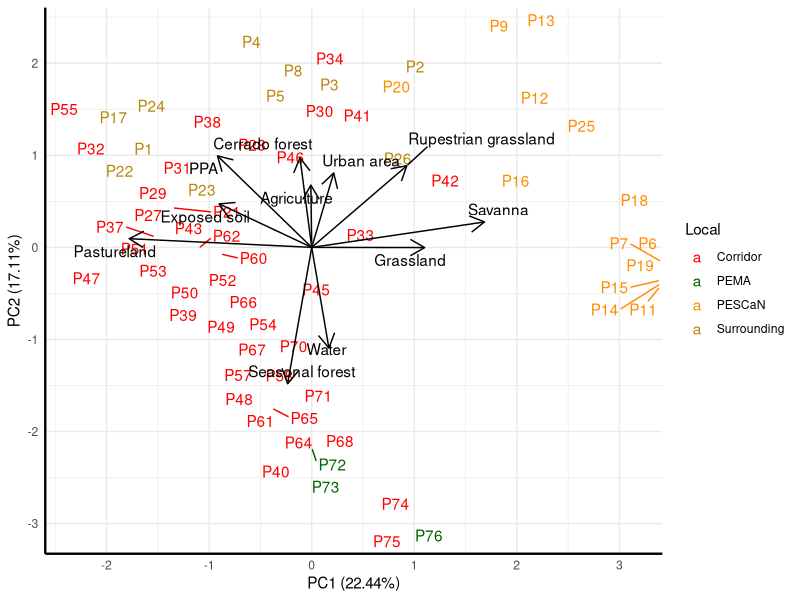
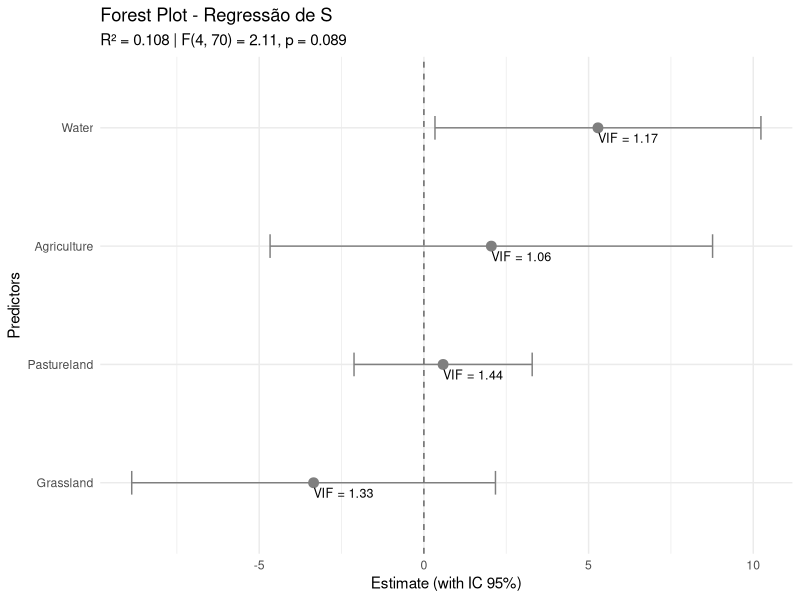
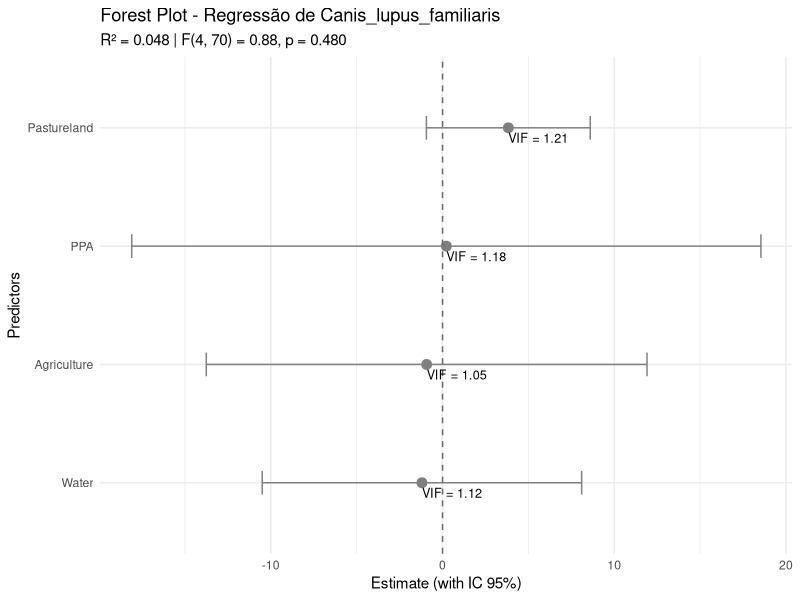
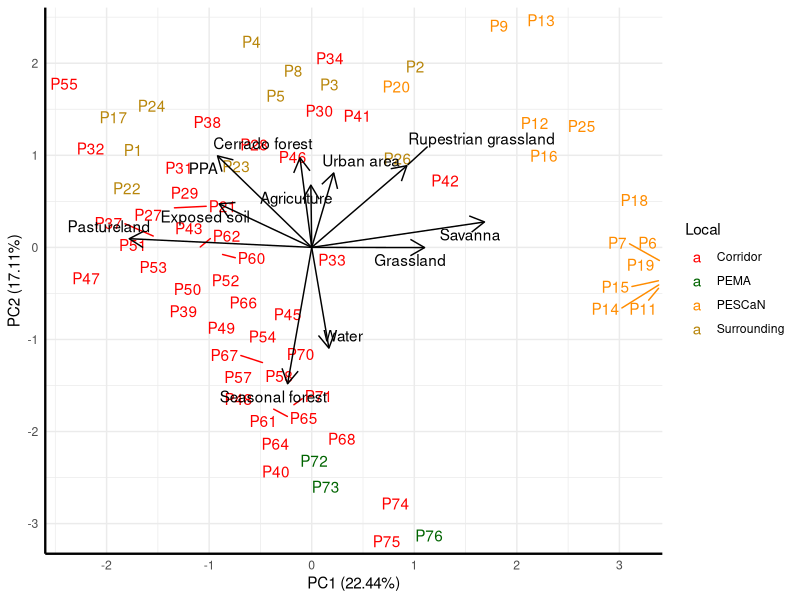
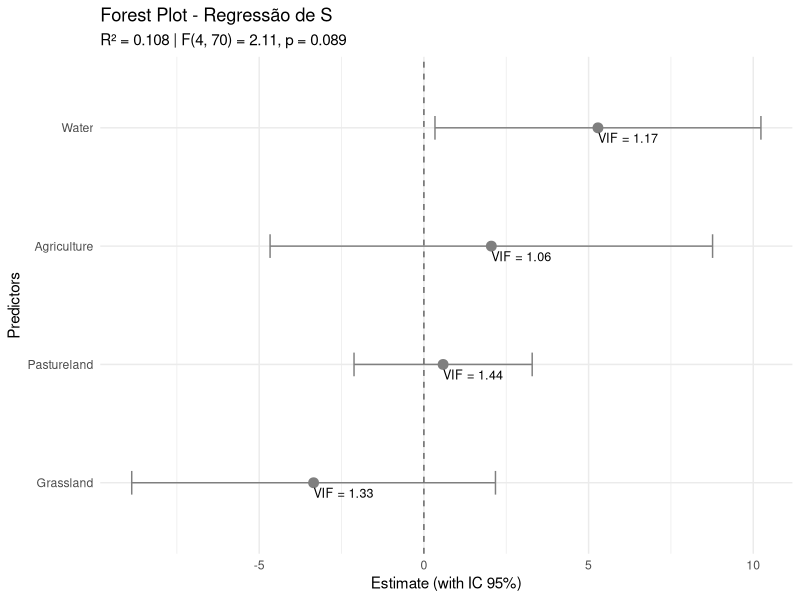
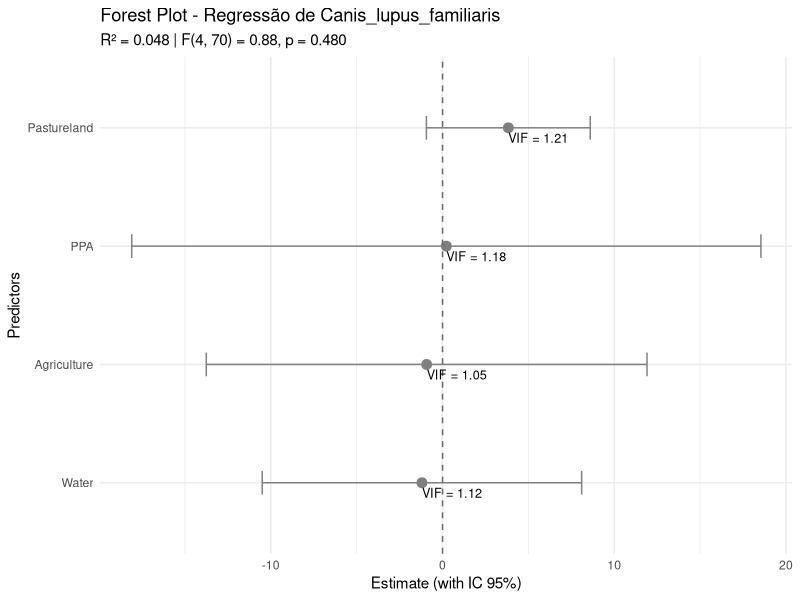

Write the R code that produced these figures, in order. (Note: this script raises an error after producing the figures.)
### Biodiversity patterns analysis

## Library ----
library(openxlsx)
library(terra)
library(readr)
library(dplyr)
library(tidyr)
library(FactoMineR)
library(ggplot2)
library(ggrepel)

# Read here the mammal data
base=read.xlsx("site-freq.xlsx")

# Read here land use and cover
use.cover=read.xlsx("use_val.xlsx")

## Additional functions--

regressao_forestplot <- function(base, use.cover, dependent, predictors) {
  require(ggplot2)
  require(broom)
  require(dplyr)
  require(car)
  require(glue)
  
#checking
  if (!(dependent %in% colnames(base))) stop("não está no dataframe 'base'")
  if (!all(predictors %in% colnames(use.cover))) stop("Uma ou mais preditoras não estão no dataframe 'use.cover'")
  
#unit dataframes
  variables <- cbind(base[dependent], use.cover[predictors])
  #colnames(dados)[1] <- dependent
  
  # Formula
  formula_reg <- as.formula(paste(dependent, "~", paste(predictors, collapse = " + ")))
  
  # Model
  model <- lm(formula_reg, data = variables)
  sum_model <- summary(model)
  
  # R² and ANOVA
  r2 <- round(sum_model$r.squared, 3)
  f_stat <- round(sum_model$fstatistic[1], 2)
  gl1 <- sum_model$fstatistic[2]
  gl2 <- sum_model$fstatistic[3]
  p_value_anova <- formatC(pf(f_stat, gl1, gl2, lower.tail = FALSE), digits = 3, format = "f")
  
  # Tidy + VIF
  tidy_model <- tidy(model, conf.int = TRUE) %>%
    filter(term != "(Intercept)") %>%
    mutate(Significant = ifelse(p.value < 0.05, "Significant", "Non-significant"))
  
  vif_valores <- vif(model)
  tidy_model$vif <- vif_valores[tidy_model$term]
  
  # Forest plot
  ggplot(tidy_model, aes(x = estimate, y = reorder(term, estimate),
                         xmin = conf.low, xmax = conf.high, color = Significant)) +
    geom_point(size = 3) +
    geom_errorbarh(height = 0.2) +
    geom_vline(xintercept = 0, linetype = "dashed", color = "gray40") +
    geom_text(aes(label = paste0("VIF = ", round(vif, 2))), 
              hjust = 0, vjust = 1.5, size = 3.2, color = "black") +
    scale_color_manual(values = c("Significativo" = "darkred", "Não significativo" = "gray40")) +
    labs(
      title = glue("Forest Plot - Regressão de {dependent}"),
      subtitle = glue("R² = {r2} | F({gl1}, {gl2}) = {f_stat}, p = {p_value_anova}"),
      x = "Estimate (with IC 95%)",
      y = "Predictors"
    ) +
    theme_minimal() +
    theme(legend.position = "bottom")
}


### Preliminary land use analysis

pca_use <- PCA(use.cover[,4:14], scale.unit = TRUE, graph = FALSE)

#extracting scores and loadings
scores=data.frame(pca_use$ind$coord[, 1:2]) #two main axis, first and second
head(scores)

#table of land use and cover for each point
use.val=read.xlsx("use_val.xlsx")
use.cover=read.xlsx("use_val.xlsx")

#naming the columns of scores and giving it another one
colnames(scores)=c("PC1", "PC2")
head(scores)

#I created a new column named Site directly in use-val.xlsx
scores$Local=use.val$Local
scores$Label=use.cover$Point #relate the row names with the points (P1, P2... P30)
head(scores)

loadings <- data.frame(pca_use$var$coord[, 1:2]) #first and second axis
colnames(loadings) <- c("PC1", "PC2")

#switching the row names (classes of land use and cover) from Portuguese to English

  # agricultura = Agriculture; agua = Water; APP = PPA; area_urbana = Urban area; 
  # Campo Rupestre = Rupestrian grassland; floresta estacional decidual = Seasonal forest;
  # formacao_campestre = Grassland; formacao_savanica = Savanna;
  # fragmentos_florestais_do_cerrado = Cerrado forest; pastagem = Pastureland;
  # solo_exposto = Exposed soil

rownames(loadings)=c("Agriculture",	"Water",	"PPA",	"Urban area",	"Rupestrian grassland",	"Seasonal forest", "Grassland",	"Savanna",	"Cerrado forest",	"Pastureland",	"Exposed soil")
row.names(loadings)
loadings$Var=rownames(loadings)
loadings

#plot

#creating a biplot with ggplot2
var_exp <- pca_use$eig[1:2, 2]
loadings[,1:2]=2*loadings[,1:2]

biplot.use <- ggplot() +
  geom_text_repel(data = scores, aes(x = PC1, y = PC2, label = Label, color = Local)) + #labels of the points
  geom_segment(data = loadings, aes(x = 0, y = 0, xend = PC1, yend = PC2), arrow = arrow(length = unit(0.03, "npc")), color = "black") + #vetors of the loadings
  geom_text_repel(data = loadings, aes(x = PC1, y = PC2, label = Var), color = "black") + #labels of the loadings
  theme_minimal() +
  labs(
    x = paste0("PC1 (", round(var_exp[1], 2), "%)"),#includes the explained variance in PC1
    y = paste0("PC2 (", round(var_exp[2], 2), "%)") #includes the explained variance in PC2
  ) +
  theme(
    axis.line = element_line(color = "black", linewidth = 0.8), #axis in black
    axis.title = element_text(color = "black")  #labels of the axis in black
  ) +
  scale_x_continuous(expand = expansion(mult = 0)) +  #keeps the origin visible
  scale_y_continuous(expand = expansion(mult = 0)) +
  scale_color_manual(values = c("Surrounding" = "darkgoldenrod", "PESCaN" = "darkorange", "Corridor" = "red", "PEMA" = "darkgreen"))

biplot.use

ggsave(filename = "Results\\biplot-use.jpeg", plot = biplot.use, width = 25, height = 15, units = "cm", dpi = 300)

#adding the two main axis to use.cover data frame
use.cover$pc1=scores$PC1
use.cover$pc2=scores$PC2

#switching the col names (classes of land use and cover) from Portuguese to English
colnames(use.cover)

colnames(use.cover)=c("Point", "Long", "Lat", "Agriculture",	"Water",	"PPA",	"Urban area",	"Rupestrian grassland",	"Seasonal forest", "Grassland",	"Savanna",	"Cerrado forest",	"Pastureland",	"Exposed soil", "PC1", "PC2")
colnames(use.cover)

# Local richness

#base is a data frame containing: Point, all mammal species and their frequencies for each Point
#and coordinates

rich=base
names(rich)
View(rich)

#selecting the columns containing information on only native mammals

#para facilitar, futuramente criar uma coluna onde as spp. sejam id. com nativas e n-nativas
rich=rich[,c(3,4,6:15,18:36)]
names(rich)

#transforming frequency values into presence/absence
ncol(rich)
rich[,1:31]=1*(rich[,1:31]>0)
S=rowSums(rich)
base$S=S

#now base contains: Point, all mammal species and their frequencies for each Point, coordinates
#and S = native mammal richness for each Point
View(base)

#regression analysis
names(use.cover)
names(base)

sp.richness=regressao_forestplot(base, use.cover, dependent = "S", predictors = c("Grassland", "Water", "Pastureland","Agriculture"))
sp.richness

ggsave(filename = "Results\\riqueza.jpeg", plot = sp.richness, width = 25, height = 15, units = "cm", dpi = 300)

dog=regressao_forestplot(base, use.cover, dependent = "Canis_lupus_familiaris", predictors = c("PPA", "Water", "Pastureland","Agriculture"))
dog

ggsave(filename = "Results\\cachorro.jpeg", plot = dog, width = 25, height = 15, units = "cm", dpi = 300)

catingueiro=regressao_forestplot(base, use.cover, dependent = "Subulo_gouazoubira", predictors = c("Seasonal.forest", "Water", "Cerrado.forest","PPA"))
catingueiro

ggsave(filename = "Results\\catingueiro.jpeg", plot = catingueiro, width = 25, height = 15, units = "cm", dpi = 300)

### Multispecies regression
